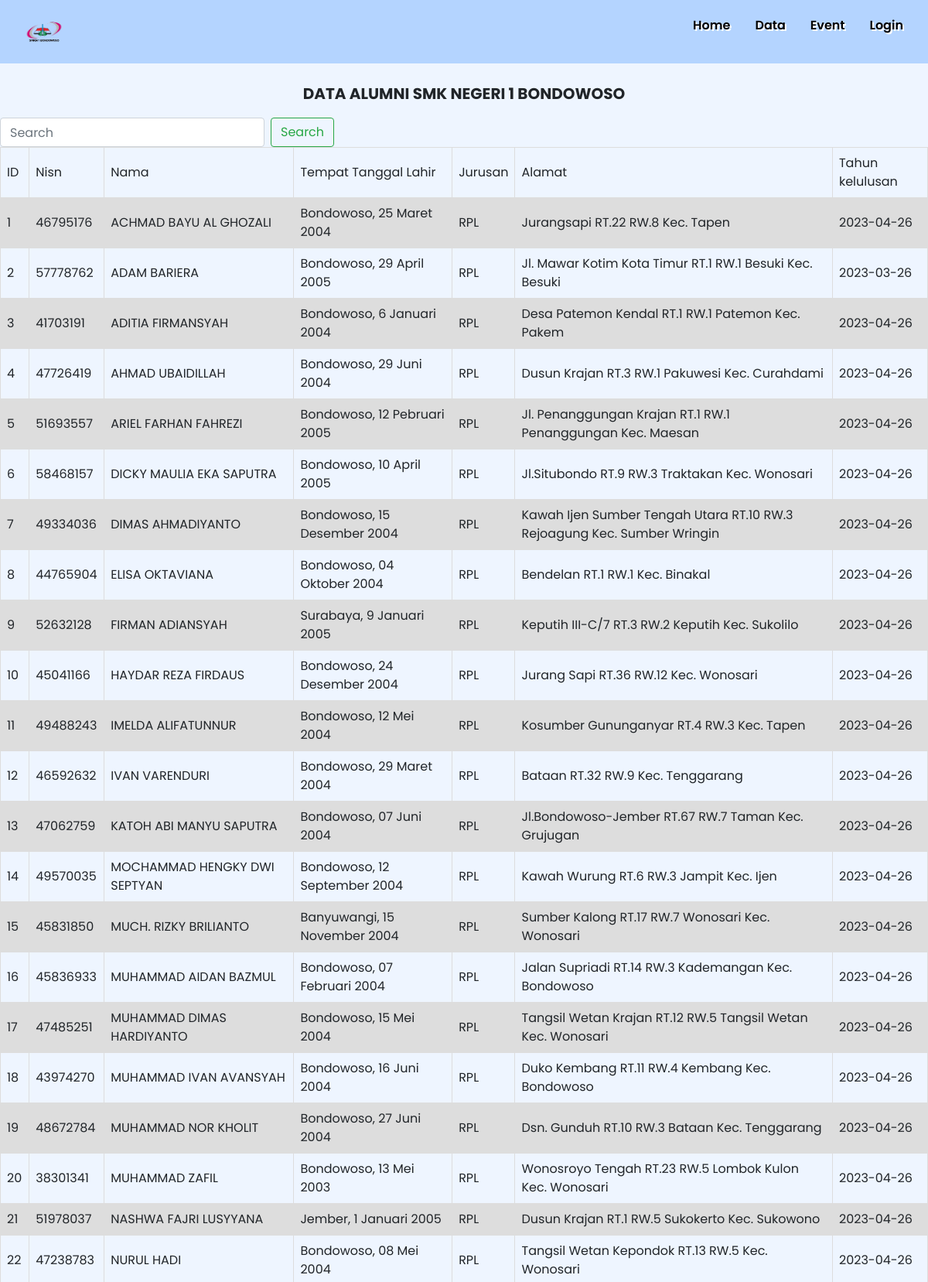
Screenshot of /user.php (upper part) with the database file from the repository.
### tables this page shows
CREATE TABLE `data` (
  `id` int(225) UNSIGNED NOT NULL,
  `nisn` int(50) NOT NULL,
  `nama` char(100) DEFAULT NULL,
  `tempat_tanggal_lahir` varchar(200) NOT NULL,
  `jurusan` char(100) DEFAULT NULL,
  `alamat` char(100) DEFAULT NULL,
  `tahun_lulus` date DEFAULT NULL
);

### user.php (the view, shortened to what this page needs)
<?php
include "koneksi.php";
if (isset($_POST['cari'])) {
  $search = $_POST['search'];
  $sql = "SELECT * FROM data WHERE nama  LIKE '%$search%'";
} else {
  $sql = "SELECT * FROM data";
}
$result = $conn->query($sql);
?>
<!DOCTYPE html>
<html lang="en">
<head>
  <link href="https://cdn.jsdelivr.net/npm/bootstrap@5.3.2/dist/css/bootstrap.min.css" rel="stylesheet"
>
  <link rel="stylesheet" href="https://stackpath.bootstrapcdn.com/bootstrap/4.5.2/css/bootstrap.min.css">
  <link rel="stylesheet" href="style4.css">
  <link rel="stylesheet" href="style3.css">
</head>
<body>
  <body style="background-color: #EEF5FF;">
    <nav>
      <div class="">
        <img src="smea.png" alt="my-toga">
      </div>
      <ul>
        <li>
          <a href="alumni.php">Home</a>
        </li>
        <li>
          <a href="user.php">Data</a>
        </li>
        <li>
          <a href="event.php">Event</a>
        </li>
        <li>
          <a href="login.php">Login</a>
        </li>
      </ul>
    </nav>
    <br>
    <figure class="text-center">
      <blockquote class="blockquote">
        <p><b>DATA ALUMNI SMK NEGERI 1 BONDOWOSO</b></p>
      </blockquote>
    </figure>
    <form action="" method="POST" class="form-inline my-2 my-lg-0">
      <input class="form-control mr-sm-2" type="text" name="search" placeholder="Search">
      <button class="btn btn-outline-success my-2 my-sm-0" name="cari" type="submit">Search</button>
    </form>
    <table>
      <tr>
        <th>ID</th>
        <th>Nisn</th>
        <th>Nama</th>
        <th>Tempat Tanggal Lahir</th>
        <th>Jurusan</th>
        <th>Alamat</th>
        <th>Tahun kelulusan</th>
      </tr>
      <?php
      if (isset($result)) {
        foreach ($result as $row): ?>
          <tr>
            <td>
              <?php echo $row['id'] ?>
            </td>
            <td>
              <?php echo $row['nisn'] ?>
            </td>
            <td>
              <?php echo $row['nama'] ?>
            </td>
            <td>
              <?php echo $row['tempat_tanggal_lahir'] ?>
            </td>
            <td>
              <?php echo $row['jurusan'] ?>
            </td>
            <td>
              <?php echo $row['alamat'] ?>
            </td>
            <td>
              <?php echo $row['tahun_lulus'] ?>
            </td>
          </tr>
        <?php endforeach;
      }
      ?>
    </table>
  </body>
</html>

### style4.css (style rules this page uses)
*, link, html { padding: 0; margin: 0; box-sizing: border-box; }
nav { background-color: #B4D4FF; display: flex; justify-content: space-between; padding: 1rem 2rem; }
nav ul { display: flex; align-items: center; gap: 2rem; list-style: none; }
nav div img { width: 50px; }
nav ul li a { text-decoration: none; font-family: "Poppins", sans-serif; color: black; font-weight: 800; padding: 8px 0; transition: all; transition-duration: 300ms; border-bottom: 1px solid rgba(255, 68, 0, 0); }

### style3.css (style rules this page uses)
* { font-family: "Poppins", sans-serif; font-weight: 400; font-style: normal; }
html { padding: 0; margin: 0; box-sizing: border-box; }
nav { background-color: #B4D4FF; display: flex; justify-content: space-between; padding: 1rem 2rem; }
nav ul { display: flex; align-items: center; gap: 2rem; list-style: none; }
nav div img { width: 50px; }
nav ul li a { text-decoration: none; font-family: "Poppins", sans-serif; color: black; font-weight: 600; padding: 8px 0; transition: all; transition-duration: 300ms; border-bottom: 1px solid rgba(255, 68, 0, 0); }
ul { list-style: none; }

### user.php (style rules this page uses)
table { font-family: "Poppins", sans-serif; border-collapse: collapse; width: 100%; }
ul li a { text-shadow: 2px 2px #ffffff; }
td, th { border: 1px solid #dddddd; text-align: left; padding: 8px; }
tr:nth-child(even) { background-color: #dddddd; }

### rows the page displays
data: id "1", nisn "46795176", nama "ACHMAD BAYU AL GHOZALI", tempat_tanggal_lahir "Bondowoso, 25 Maret 2004", jurusan "RPL", alamat "Jurangsapi RT.22 RW.8 Kec. Tapen", tahun_lulus "2023-04-26"
data: id "2", nisn "57778762", nama "ADAM BARIERA", tempat_tanggal_lahir "Bondowoso, 29 April 2005", jurusan "RPL", alamat "Jl. Mawar Kotim Kota Timur RT.1 RW.1 Besuki Kec. Besuki", tahun_lulus "2023-03-26"
data: id "3", nisn "41703191", nama "ADITIA FIRMANSYAH", tempat_tanggal_lahir "Bondowoso, 6 Januari 2004", jurusan "RPL", alamat "Desa Patemon Kendal RT.1 RW.1 Patemon Kec. Pakem", tahun_lulus "2023-04-26"
data: id "4", nisn "47726419", nama "AHMAD UBAIDILLAH", tempat_tanggal_lahir "Bondowoso, 29 Juni 2004", jurusan "RPL", alamat "Dusun Krajan RT.3 RW.1 Pakuwesi Kec. Curahdami", tahun_lulus "2023-04-26"
data: id "5", nisn "51693557", nama "ARIEL FARHAN FAHREZI", tempat_tanggal_lahir "Bondowoso, 12 Pebruari 2005", jurusan "RPL", alamat "Jl. Penanggungan Krajan RT.1 RW.1 Penanggungan Kec. Maesan", tahun_lulus "2023-04-26"
data: id "6", nisn "58468157", nama "DICKY MAULIA EKA SAPUTRA", tempat_tanggal_lahir "Bondowoso, 10 April 2005", jurusan "RPL", alamat "Jl.Situbondo RT.9 RW.3 Traktakan Kec. Wonosari", tahun_lulus "2023-04-26"
data: id "7", nisn "49334036", nama "DIMAS AHMADIYANTO", tempat_tanggal_lahir "Bondowoso, 15 Desember 2004", jurusan "RPL", alamat "Kawah Ijen Sumber Tengah Utara RT.10 RW.3 Rejoagung Kec. Sumber Wringin", tahun_lulus "2023-04-26"
data: id "8", nisn "44765904", nama "ELISA OKTAVIANA", tempat_tanggal_lahir "Bondowoso, 04 Oktober 2004", jurusan "RPL", alamat "Bendelan RT.1 RW.1 Kec. Binakal", tahun_lulus "2023-04-26"
data: id "9", nisn "52632128", nama "FIRMAN ADIANSYAH", tempat_tanggal_lahir "Surabaya, 9 Januari 2005", jurusan "RPL", alamat "Keputih III-C/7 RT.3 RW.2 Keputih Kec. Sukolilo", tahun_lulus "2023-04-26"
data: id "10", nisn "45041166", nama "HAYDAR REZA FIRDAUS", tempat_tanggal_lahir "Bondowoso, 24 Desember 2004", jurusan "RPL", alamat "Jurang Sapi RT.36 RW.12 Kec. Wonosari", tahun_lulus "2023-04-26"
data: id "11", nisn "49488243", nama "IMELDA ALIFATUNNUR", tempat_tanggal_lahir "Bondowoso, 12 Mei 2004", jurusan "RPL", alamat "Kosumber Gununganyar RT.4 RW.3 Kec. Tapen", tahun_lulus "2023-04-26"
data: id "12", nisn "46592632", nama "IVAN VARENDURI", tempat_tanggal_lahir "Bondowoso, 29 Maret 2004", jurusan "RPL", alamat "Bataan RT.32 RW.9 Kec. Tenggarang", tahun_lulus "2023-04-26"
data: id "13", nisn "47062759", nama "KATOH ABI MANYU SAPUTRA", tempat_tanggal_lahir "Bondowoso, 07 Juni 2004", jurusan "RPL", alamat "Jl.Bondowoso-Jember RT.67 RW.7 Taman Kec. Grujugan", tahun_lulus "2023-04-26"
data: id "14", nisn "49570035", nama "MOCHAMMAD HENGKY DWI SEPTYAN", tempat_tanggal_lahir "Bondowoso, 12 September 2004", jurusan "RPL", alamat "Kawah Wurung RT.6 RW.3 Jampit Kec. Ijen", tahun_lulus "2023-04-26"
data: id "15", nisn "45831850", nama "MUCH. RIZKY BRILIANTO", tempat_tanggal_lahir "Banyuwangi, 15 November 2004", jurusan "RPL", alamat "Sumber Kalong RT.17 RW.7 Wonosari Kec. Wonosari", tahun_lulus "2023-04-26"
data: id "16", nisn "45836933", nama "MUHAMMAD AIDAN BAZMUL", tempat_tanggal_lahir "Bondowoso, 07 Februari 2004", jurusan "RPL", alamat "Jalan Supriadi RT.14 RW.3 Kademangan Kec. Bondowoso", tahun_lulus "2023-04-26"
data: id "17", nisn "47485251", nama "MUHAMMAD DIMAS HARDIYANTO", tempat_tanggal_lahir "Bondowoso, 15 Mei 2004", jurusan "RPL", alamat "Tangsil Wetan Krajan RT.12 RW.5 Tangsil Wetan Kec. Wonosari", tahun_lulus "2023-04-26"
data: id "18", nisn "43974270", nama "MUHAMMAD IVAN AVANSYAH", tempat_tanggal_lahir "Bondowoso, 16 Juni 2004", jurusan "RPL", alamat "Duko Kembang RT.11 RW.4 Kembang Kec. Bondowoso", tahun_lulus "2023-04-26"
data: id "19", nisn "48672784", nama "MUHAMMAD NOR KHOLIT", tempat_tanggal_lahir "Bondowoso, 27 Juni 2004", jurusan "RPL", alamat "Dsn. Gunduh RT.10 RW.3 Bataan Kec. Tenggarang", tahun_lulus "2023-04-26"
data: id "20", nisn "38301341", nama "MUHAMMAD ZAFIL", tempat_tanggal_lahir "Bondowoso, 13 Mei 2003", jurusan "RPL", alamat "Wonosroyo Tengah RT.23 RW.5 Lombok Kulon Kec. Wonosari", tahun_lulus "2023-04-26"
data: id "21", nisn "51978037", nama "NASHWA FAJRI LUSYYANA", tempat_tanggal_lahir "Jember, 1 Januari 2005", jurusan "RPL", alamat "Dusun Krajan RT.1 RW.5 Sukokerto Kec. Sukowono", tahun_lulus "2023-04-26"
data: id "22", nisn "47238783", nama "NURUL HADI", tempat_tanggal_lahir "Bondowoso, 08 Mei 2004", jurusan "RPL", alamat "Tangsil Wetan Kepondok RT.13 RW.5 Kec. Wonosari", tahun_lulus "2023-04-26"
